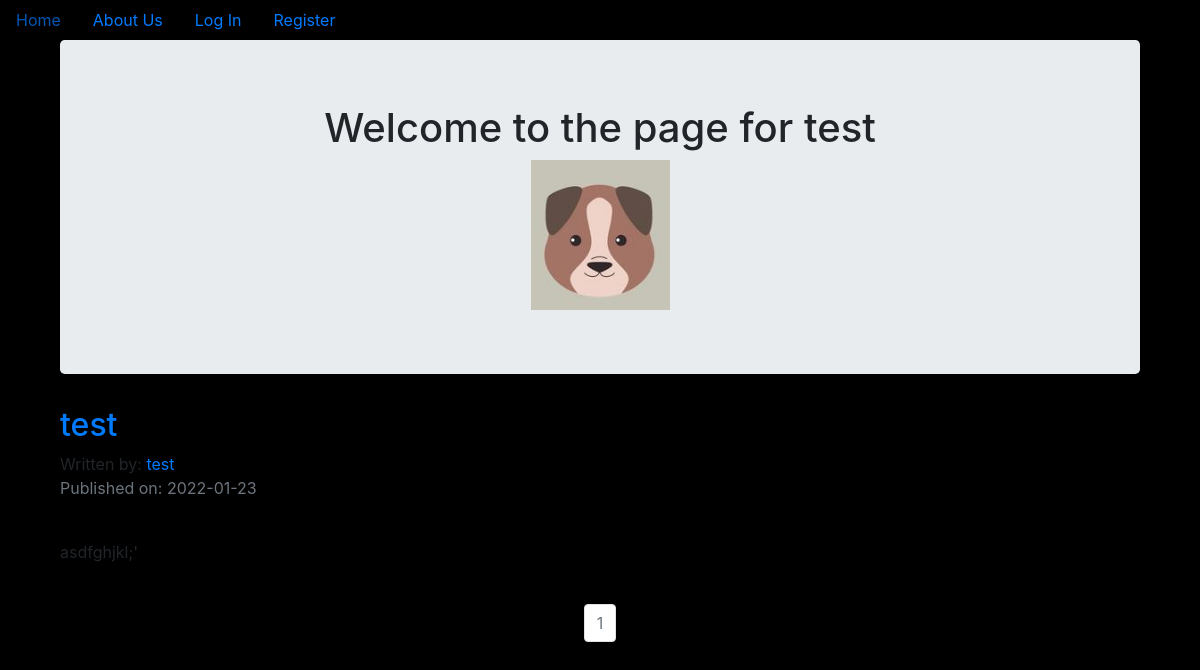
/test, run on the app's committed database.
### puppycompanyblog/models.py (models this page shows, shortened)
class User(db.Model, UserMixin):
    __tablename__ = 'users'
    id = db.Column(db.Integer, primary_key = True)
    profile_image = db.Column(db.String(20), nullable=False, default='default_profile.png')
    email = db.Column(db.String(64), unique=True, index=True)
    username = db.Column(db.String(64), unique=True, index=True)
    password_hash = db.Column(db.String(128))
    posts = db.relationship('BlogPost', backref='author', lazy=True)

class BlogPost(db.Model):
    users = db.relationship(User)
    id = db.Column(db.Integer, primary_key=True)
    user_id = db.Column(db.Integer, db.ForeignKey('users.id'), nullable=False)
    date = db.Column(db.DateTime, nullable=False, default=datetime.utcnow)
    title = db.Column(db.String(140), nullable=False)
    text = db.Column(db.Text, nullable=False)

### puppycompanyblog/users/views.py (the view)
@users.route("/<username>")
def user_posts(username):
    page = request.args.get('page', 1, type=int)
    user = User.query.filter_by(username=username).first_or_404()
    blog_posts = BlogPost.query.filter_by(author=user).order_by(BlogPost.date.desc()).paginate(page=page, per_page=5)
    return render_template('user_blog_posts.html', blog_posts=blog_posts, user=user)

### puppycompanyblog/templates/user_blog_posts.html (shortened to what this page needs)
{% extends "base.html" %}
{% block content %}
<div class="container">
  <div class="jumbotron">
    <div align='center'>
      <h1 >Welcome to the page for {{user.username}}</h1>
      <img align='center' src="{{ url_for('static', filename='profile_pics/' + user.profile_image) }}">
    </div>
  </div>
{% for post in blog_posts.items %}
          <h2><a href="{{ url_for('blog_posts.blog_post', blog_post_id=post.id) }}">{{ post.title }}</a></h2>
          Written by: <a href="{{ url_for('users.user_posts', username=post.author.username) }}">{{ post.author.username }}</a>
          <p class="text-muted">Published on: {{ post.date.strftime('%Y-%m-%d') }}</p>
          <br>
            <p>{{post.text}}</p>
          <br>
{% endfor %}
</div>
<nav aria-label="Page navigation example">
  <ul class="pagination justify-content-center">
    {% for page_num in blog_posts.iter_pages(left_edge=1, right_edge=1, left_current=1, right_current=2) %}
            {% if blog_posts.page == page_num %}
              <li class="page-item disabled">
                <a class="page-link" href="{{ url_for('users.user_posts', username=user.username, page=page_num) }}">{{ page_num }}</a></li>
            {% else %}
              <li class="page-item"><a class="page-link" href="{{ url_for('users.user_posts', username=user.username, page=page_num) }}">{{ page_num }}</a></li>
            {% endif %}
    {% endfor %}
</nav>
{% endblock content %}

### puppycompanyblog/static/master.css (style rules this page uses)
body { background-color: black; }

### data on the page
User: username "test", profile_image (placeholder picture)
BlogPost: title "test", author.username "test", date "2022-01-23", text "asdfghjkl;'"

### other printed values
{{ page_num }} "1"
